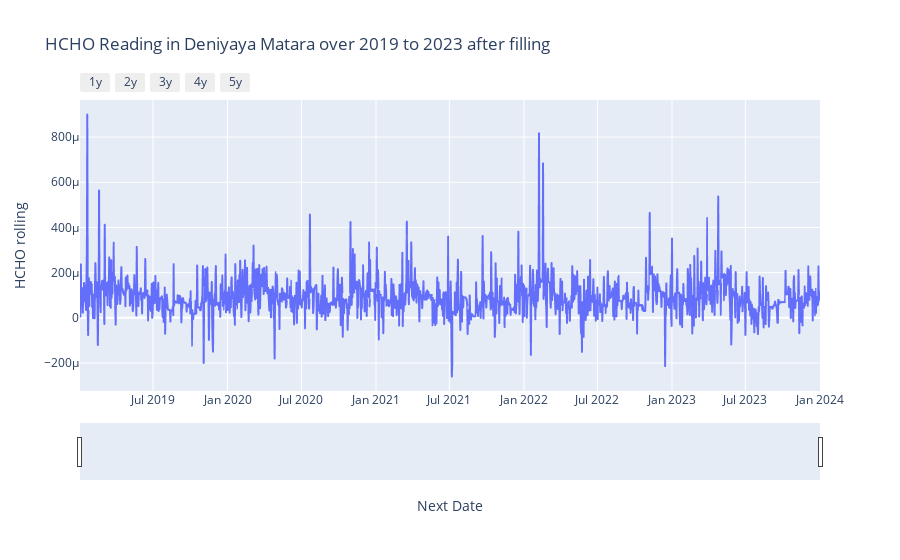

This figure's notebook cell:
### Code cell
# Plot the HCHO emission in each year in Matara Deniyaya
fig = px.line(checkMatara , x="Next Date", y="HCHO rolling", title="HCHO Reading in Deniyaya Matara over 2019 to 2023 after filling") 
fig.update_xaxes(
    rangeslider_visible=True,
    rangeselector=dict(
        buttons=list([
            dict(count=1, label="1y", step="year", stepmode="backward"), 
            dict(count=2, label="2y", step="year", stepmode="backward"), 
            dict(count=3, label="3y", step="year", stepmode="backward"), 
            dict(count=4, label="4y", step="year", stepmode="backward"), 
            dict(count=5, label="5y", step="year", stepmode="backward"), 
        ])
    )
)

fig.show()

### Figure 1 — Plotly figure (JSON) as saved in the notebook; plotly's stock layout.template omitted (floating-point values rounded to 4 significant figures; data arrays with more than 128 entries replaced by an {"elided": "..."} marker saying what was removed)
{"data": [{"hovertemplate": "Next Date=%{x}<br>HCHO rolling=%{y}<extra></extra>", "legendgroup": "", "line": {"color": "#636efa", "dash": "solid"}, "marker": {"symbol": "circle"}, "mode": "lines", "name": "", "showlegend": false, "type": "scattergl", "x": {"elided": "1826 str values"}, "xaxis": "x", "y": {"elided": "1826 float values"}, "yaxis": "y"}], "layout": {"legend": {"tracegroupgap": 0}, "title": {"text": "HCHO Reading in Deniyaya Matara over 2019 to 2023 after filling"}, "xaxis": {"anchor": "y", "domain": [0, 1], "rangeselector": {"buttons": [{"count": 1, "label": "1y", "step": "year", "stepmode": "backward"}, {"count": 2, "label": "2y", "step": "year", "stepmode": "backward"}, {"count": 3, "label": "3y", "step": "year", "stepmode": "backward"}, {"count": 4, "label": "4y", "step": "year", "stepmode": "backward"}, {"count": 5, "label": "5y", "step": "year", "stepmode": "backward"}]}, "rangeslider": {"visible": true}, "title": {"text": "Next Date"}}, "yaxis": {"anchor": "x", "domain": [0, 1], "title": {"text": "HCHO rolling"}}}}
